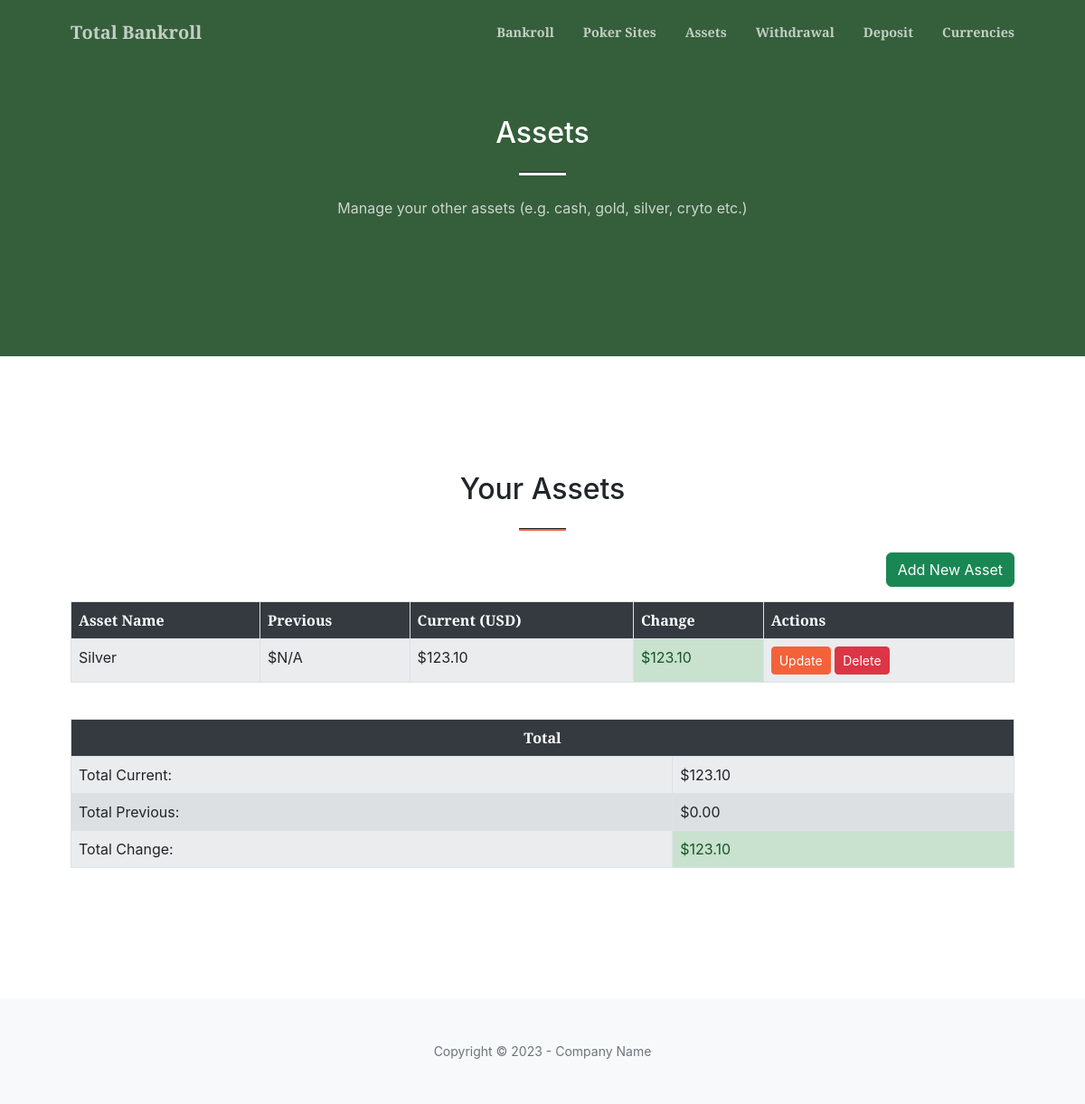
Page /assets on the committed database.
### tables this page shows
CREATE TABLE assets (
    id INTEGER PRIMARY KEY AUTOINCREMENT,
    name TEXT NOT NULL,
    amount REAL NOT NULL,
    last_updated TEXT NOT NULL,
    currency TEXT NOT NULL DEFAULT 'Dollar'
);

### src/total_bankroll/main.py (the view)
@app.route("/assets")
def assets_page():
    db = get_db()
    assets_data = db.execute("""
        WITH RankedAssets AS (
            SELECT
                id,
                name,
                amount,
                last_updated,
                currency,
                ROW_NUMBER() OVER (PARTITION BY name ORDER BY last_updated DESC) as rn
            FROM assets
        )
        SELECT
            a1.id,
            a1.name,
            CAST(a1.amount AS REAL) AS current_amount,
            CAST(a2.amount AS REAL) AS previous_amount,
            a1.currency
        FROM RankedAssets a1
        LEFT JOIN RankedAssets a2
            ON a1.name = a2.name AND a2.rn = 2
        WHERE a1.rn = 1
        ORDER BY a1.name
    """).fetchall()
    total_current = sum(asset['current_amount'] for asset in assets_data)
    total_previous = sum(asset['previous_amount'] if asset['previous_amount'] is not None else 0 for asset in assets_data)
    currencies = db.execute("""
        SELECT name FROM currency
        ORDER BY
            CASE name
                WHEN 'US Dollar' THEN 1
                WHEN 'British Pound' THEN 2
                WHEN 'Euro' THEN 3
                ELSE 4
            END,
            name
    """).fetchall()
    return render_template("assets.html", assets=assets_data, currencies=currencies, total_current=total_current, total_previous=total_previous)

### src/total_bankroll/main.py (called while the page is built)
def get_db():
    conn = sqlite3.connect(DATABASE)
    conn.row_factory = sqlite3.Row
    return conn

### src/total_bankroll/templates/assets.html
{% extends "base.html" %}
{% block content %}
<section class="page-section bg-primary" id="assets">
    <div class="container px-4 px-lg-5">
        <div class="row gx-4 gx-lg-5 justify-content-center">
            <div class="col-lg-8 text-center">
                <h2 class="text-white mt-0">Assets</h2>
                <hr class="divider divider-light" />
                <p class="text-white-75 mb-4">Manage your other assets (e.g. cash, gold, silver, cryto etc.)</p>
            </div>
        </div>
    </div>
</section>
<section class="page-section" id="portfolio">
    <div class="container px-4 px-lg-5">
        <h2 class="text-center mt-0">Your Assets</h2>
        <hr class="divider" />
        <div class="row gx-4 gx-lg-5">
            <div class="col-lg-12 text-end mb-3">
                <button type="button" class="btn btn-success" data-bs-toggle="modal" data-bs-target="#generalModal" data-url="{{ url_for('add_asset') }}">Add New Asset</button>
            </div>
            <div class="col-lg-12">
                <div class="table-responsive">
                    <table class="table table-striped table-bordered">
                        <thead class="table-header-dark">
                            <tr>
                                <th scope="col">Asset Name</th>
                                <th scope="col">Previous</th>
                                <th scope="col">Current (USD)</th>
                                <th scope="col">Change</th>
                                <th scope="col">Actions</th>
                            </tr>
                        </thead>
                        <tbody>
                                {% for asset in assets %}
                                    <tr>
                                        <td>{{ asset.name }}</td>
                                        <td>${{ "%.2f" | format(asset.previous_amount) if asset.previous_amount is not none else "N/A" }}</td>
                                        <td>${{ "%.2f" | format(asset.current_amount) }}</td>
                                        <td class="{% if (asset.current_amount - (asset.previous_amount if asset.previous_amount is not none else 0)) > 0 %}change-positive{% elif (asset.current_amount - (asset.previous_amount if asset.previous_amount is not none else 0)) < 0 %}change-negative{% else %}change-zero{% endif %}">${{ "%.2f" | format(asset.current_amount - (asset.previous_amount if asset.previous_amount is not none else 0)) }}</td>
                                        <td>
                                            <a href="#" class="btn btn-sm btn-primary update-modal-btn" data-bs-toggle="modal" data-bs-target="#generalModal" data-url="{{ url_for('update_asset', asset_name=asset.name) }}">Update</a>
                                            <a href="#" class="btn btn-sm btn-danger delete-modal-btn" data-bs-toggle="modal" data-bs-target="#generalModal" data-url="{{ url_for('confirm_delete', item_type='asset', item_id=asset.id) }}">Delete</a>
                                        </td>
                                    </tr>
                                {% endfor %}
                            </tbody>
                        </table>
                    </div>
                    <div class="table-responsive mt-4">
                        <table class="table table-striped table-bordered">
                            <thead class="table-header-dark">
                                <tr>
                                    <th scope="col" colspan="2" class="text-center">Total</th>
                                </tr>
                            </thead>
                            <tbody>
                                <tr>
                                    <td>Total Current:</td>
                                    <td>${{ "%.2f" | format(total_current) }}</td>
                                </tr>
                                <tr>
                                    <td>Total Previous:</td>
                                    <td>${{ "%.2f" | format(total_previous) }}</td>
                                </tr>
                                <tr>
                                    <td>Total Change:</td>
                                    <td class="{% if (total_current - total_previous) > 0 %}change-positive{% elif (total_current - total_previous) < 0 %}change-negative{% else %}change-zero{% endif %}">${{ "%.2f" | format(total_current - total_previous) }}</td>
                                </tr>
                            </tbody>
                        </table>
                    </div>
            </div>
        </div>
    </div>
</section>
{% endblock %}

### rows in the picture
assets: name "Silver", previous_amount "N/A", current_amount "123.10", amount "123.10"

### other values in the picture
{{ "%.2f" | format(total_current) }} "123.10"
{{ "%.2f" | format(total_previous) }} "0.00"
{{ "%.2f" | format(total_current - total_previous) }} "123.10"
